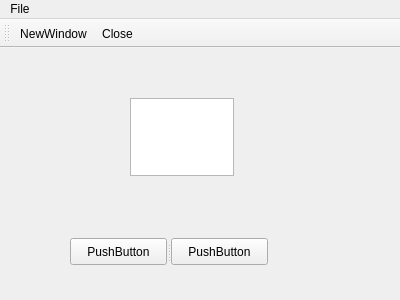
<?xml version="1.0" encoding="UTF-8"?>
<ui version="4.0">
 <class>MainWindow</class>
 <widget class="QMainWindow" name="MainWindow">
  <property name="geometry">
   <rect>
    <x>0</x>
    <y>0</y>
    <width>400</width>
    <height>300</height>
   </rect>
  </property>
  <property name="windowTitle">
   <string>MainWindow</string>
  </property>
  <property name="windowIcon">
   <iconset resource="myres.qrc">
    <normaloff>:/Images/girls.png</normaloff>:/Images/girls.png</iconset>
  </property>
  <widget class="QWidget" name="centralWidget">
   <widget class="QTextEdit" name="textEdit">
    <property name="geometry">
     <rect>
      <x>130</x>
      <y>50</y>
      <width>104</width>
      <height>78</height>
     </rect>
    </property>
   </widget>
   <widget class="QSplitter" name="splitter">
    <property name="geometry">
     <rect>
      <x>70</x>
      <y>190</y>
      <width>198</width>
      <height>27</height>
     </rect>
    </property>
    <property name="orientation">
     <enum>Qt::Horizontal</enum>
    </property>
    <widget class="QPushButton" name="pushButton">
     <property name="text">
      <string>PushButton</string>
     </property>
    </widget>
    <widget class="QPushButton" name="pushButton_2">
     <property name="text">
      <string>PushButton</string>
     </property>
    </widget>
   </widget>
  </widget>
  <widget class="QMenuBar" name="menuBar">
   <property name="geometry">
    <rect>
     <x>0</x>
     <y>0</y>
     <width>400</width>
     <height>25</height>
    </rect>
   </property>
   <widget class="QMenu" name="menuFile">
    <property name="title">
     <string>File</string>
    </property>
    <addaction name="actionNewWindow"/>
    <addaction name="actionClose"/>
   </widget>
   <addaction name="menuFile"/>
  </widget>
  <widget class="QToolBar" name="toolBar">
   <property name="windowTitle">
    <string>toolBar</string>
   </property>
   <attribute name="toolBarArea">
    <enum>TopToolBarArea</enum>
   </attribute>
   <attribute name="toolBarBreak">
    <bool>false</bool>
   </attribute>
   <addaction name="actionNewWindow"/>
   <addaction name="actionClose"/>
  </widget>
  <action name="actionNewWindow">
   <property name="text">
    <string>NewWindow</string>
   </property>
  </action>
  <action name="actionClose">
   <property name="text">
    <string>Close</string>
   </property>
  </action>
 </widget>
 <layoutdefault spacing="6" margin="11"/>
 <resources>
  <include location="myres.qrc"/>
 </resources>
 <connections/>
</ui>
